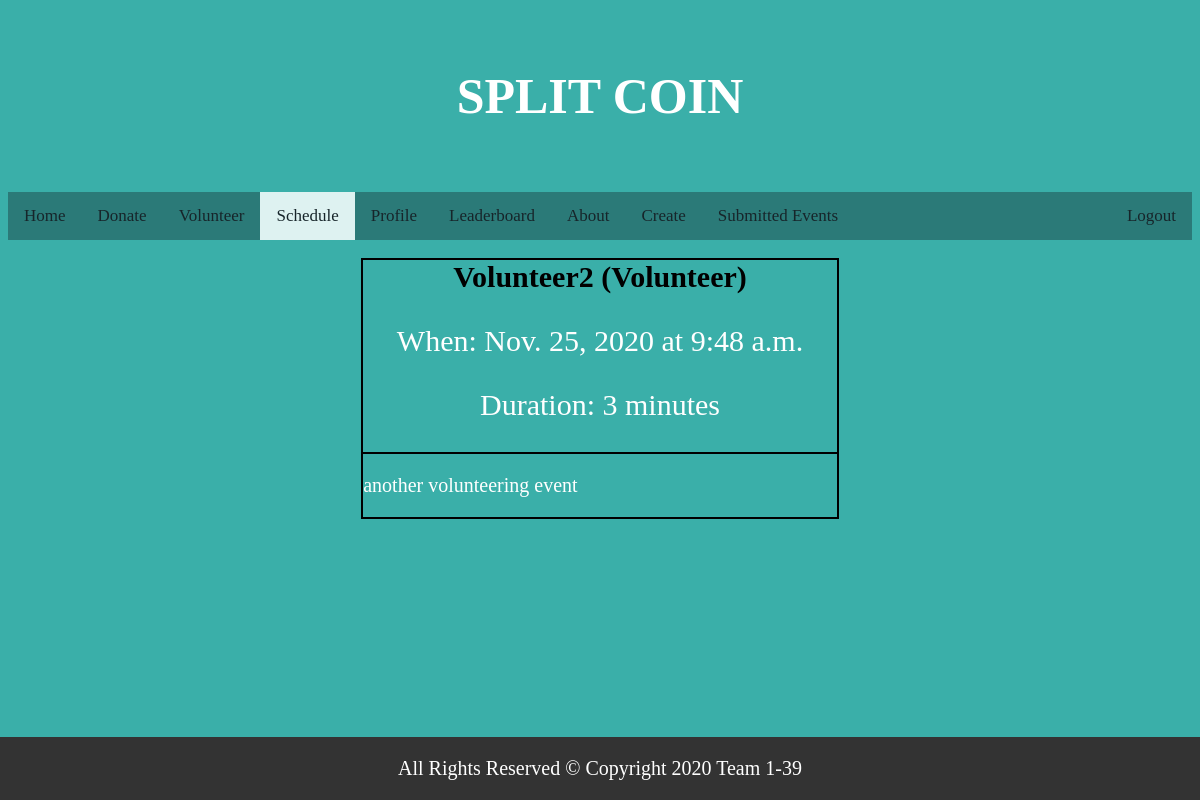
The app's page /schedule/5/ (signed in) with its own data.
### base/models.py (models this page shows, shortened)
class Create(models.Model):
    Name = models.CharField(max_length=50)
    Description = models.TextField(max_length=300)
    Date = models.DateField(blank=True, null=True)
    Time = models.TimeField(blank=True, null=True)
    Event = models.TextField(max_length=10)#, choices=type)
    xp = models.IntegerField(default=10)
    Datetime = models.DateTimeField(blank=True, null=True)
    duration = models.TextField(blank=True, null=True)
    signup_list = models.ManyToManyField(User, blank=True)
    amount_received = models.FloatField(default=0.0)

### base/views.py (the view)
# urls.py: path('schedule/<int:pk>/', views.accepted_task, name='accepted_task'),
@login_required()
def accepted_task(request, pk):
    task = Create.objects.get(pk=pk)
    return render(request, 'base/accepted_task.html', {
        'event': task
    })

### base/templates/base/accepted_task.html (shortened to what this page needs)
{% load socialaccount %}
{% load static %}
<!doctype html>
<html>
  <head>
    <div class="jumbotron">
      <h1><p style="font-size:50px;">SPLIT COIN</p></h1>
    </div>
  </head>
  <body>
<div class="topnav">
    <a href="/home">Home</a>
    <a href="/donate">Donate</a>
    <a href="/volunteer">Volunteer</a>
    <a class="active" href="/schedule">Schedule</a>
    <a href="/profile">Profile</a>
    <a href="/leaderboard">Leaderboard</a>
    <a href="/about">About</a>
    {% if user.profile.is_volunteer == False %}
    <a href="/home/create">Create</a>
    <a href="/submitted-events">Submitted Events</a>
    {% endif %}
    <a style="float:right" href="/accounts/logout">Logout</a>
</div>
<br>
<div class="VolunteerEventPage"  align="center">
  <strong >{{ event.Name }}</strong>
  <strong>({{ event.Event }})</strong>
  <p style="font-size: 30px;">When: {{ event.Date }} at {{ event.Time }}</p>
  {% if event.Event == "Volunteer" %}
  <p style="font-size: 30px;">Duration: {{ event.duration }} minutes</p>
  {% endif %}
  <div style="border-top: 2px solid; font-size: 30px; text-align: left;" class="VolunteerViewDesc">
  <p> {{ event.Description|linebreaks }}</p>
</div>
<div class="footer">
  <p> All Rights Reserved © Copyright 2020 Team 1-39 </p>
  </div>
  </body>
</html>

### base/templates/base/accepted_task.html (style rules this page uses)
.topnav { background-color: #2B7A78; overflow: hidden; }
html,body { background-color: #3AAFA9; }
.topnav a { float: left; color: #17252A; text-align: center; padding: 14px 16px; text-decoration: none; font-size: 17px; }
.topnav a.active { background-color: #DEF2F1; color: #17252A; }
.jumbotron { margin: auto; font-size: 50px; width: 50%; border: 0px solid #73AD21; color: #17252A; text-align: center; }
.footer { position: fixed; bottom: 0; left: 0; width: 100%; background-color: #333; color:rgb(252, 248, 2); text-align: center; }
.VolunteerEventPage { border: 2px solid; font-size: 30px; width: 40%; margin: auto; }
a:link { color: #17252A; background-color: transparent; text-decoration: none; }
h1 { color: white; }
p { color: white; font-size: 20px; }

### records on screen
Create: Name "Volunteer2", Event "Volunteer", Date "Nov. 25, 2020", Time "9:48 a.m.", duration "3", Description "another volunteering event"
